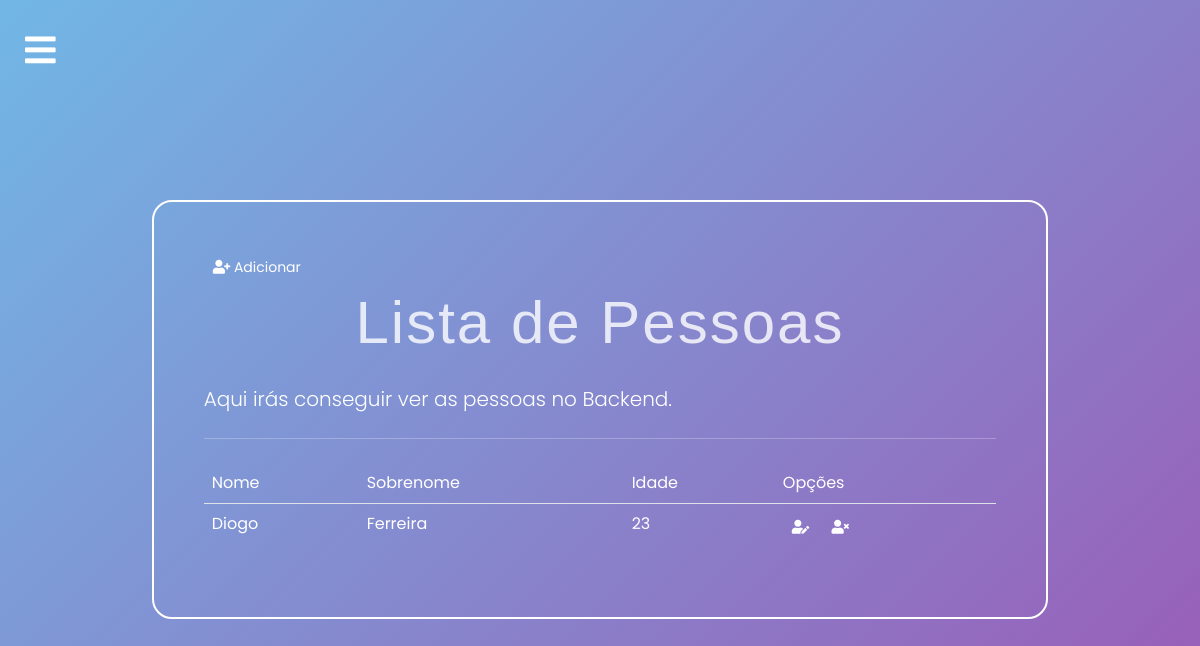
The page /backend/pessoas/list/ (signed in) on the database its author committed.
### portofolio/models.py (models this page shows, shortened)
class Pessoa (models.Model):
    nome = models.CharField(max_length=50)
    sobrenome = models.CharField(max_length=50)
    idade = models.IntegerField()
    linkedin = models.URLField(max_length=200, null=True, blank=True)
    github = models.URLField(max_length=200, null=True, blank=True)
    instagram = models.URLField(max_length=200, null=True, blank=True)
    resumo_sobre = models.TextField()
    resumo_estudos = models.TextField()
    resumo_competencias = models.TextField()

### portofolio/views.py (the view)
# urls.py: path('backend/pessoas/list/', views.pessoas_list, name='pessoas_list'), # get req. to retrieve and display all records
@login_required
def pessoas_list(request):
    context = {'pessoas_list': Pessoa.objects.all()}
    return render(request, 'portofolio/pessoal/pessoas/pessoa_list.html', context)

### portofolio/templates/portofolio/pessoal/pessoas/pessoa_list.html (shortened to what this page needs)
{%extends 'portofolio/base.html' %}
{%load crispy_forms_tags%}
{%block content%}
<div class="container">
    <div class="col-md-10 offset-md-1 mt-5">
        <div class="limiter-form jumbotron">
            <a href="{%url 'portofolio:pessoas_insert'%}" class="btn btn-primary btn-sm">
                <i class="fas fa-user-plus"></i>
                Adicionar
            </a>
            <h1 class="display-4">Lista de Pessoas</h1>
            <p class="lead">Aqui irás conseguir ver as pessoas no Backend.</p>
            <hr class="my-4">
            <table class="table table-borderless">
                <thead class="border-bottom font-weight-bold">
                    <tr>
                        <td>Nome</td>
                        <td>Sobrenome</td>
                        <td>Idade</td>
                        <td>Opções</td>
                    </tr>
                    <tbody>
                        {%for pessoa in pessoas_list%}
                        <tr>
                            <td>{{pessoa.nome}}</td>
                            <td>{{pessoa.sobrenome}}</td>
                            <td>{{pessoa.idade}}</td>
                            <td>
                                <a href="{%url 'portofolio:pessoa_update' pessoa.id%}" class="btn btn-warning btn-sm">
                                    <i class="fas fa-user-edit"></i>
                                </a>
                                <form action="{%url 'portofolio:pessoa_delete' pessoa.id%}" method="post" class="d-inline">
                                    <button type="submit" class="btn btn-danger btn-sm">
                                        <i class="fas fa-user-times"></i>
                                    </button>
                                </form>
                            </td>
                        </tr>
                        {% endfor %}
                    </tbody>
                </thead>
            </table>
        </div>
    </div>
</div>
{%endblock%}

### portofolio/static/portofolio/css/base.css (style rules this page uses)
* { margin: 0; padding: 0; box-sizing: border-box; font-family: "Poppins", sans-serif; }
body { background: linear-gradient(135deg, #71b7e6, #9b59b6); min-height: 100vh; color: white; background-size: cover; background-position: center; background-repeat: no-repeat; background-attachment: fixed; }
.table { --bs-table-color: #fff; --bs-table-bg: transparent; }
.btn-warning, .btn-danger, .btn-success, .btn-primary { --bs-btn-color: #fff; --bs-btn-bg: transparent; --bs-btn-border-color: transparent; border-radius: 5px; }
a { text-decoration: none; }
.container { display: flex; margin: auto; padding-bottom: 30px; }
h1 { text-align: center; font-weight: 500; font-size: 25px; padding-bottom: 13px; font-family: sans-serif; letter-spacing: 2px; }
.limiter-form { border: 2px solid #fff; border-radius: 20px; padding: 50px; background: transparent; }
.main h1 { color: rgba(255, 255, 255, 0.8); font-size: 60px; text-align: center; line-height: 80px; }

### rows shown on the page
Pessoa: nome "Diogo", sobrenome "Ferreira", idade "23"
